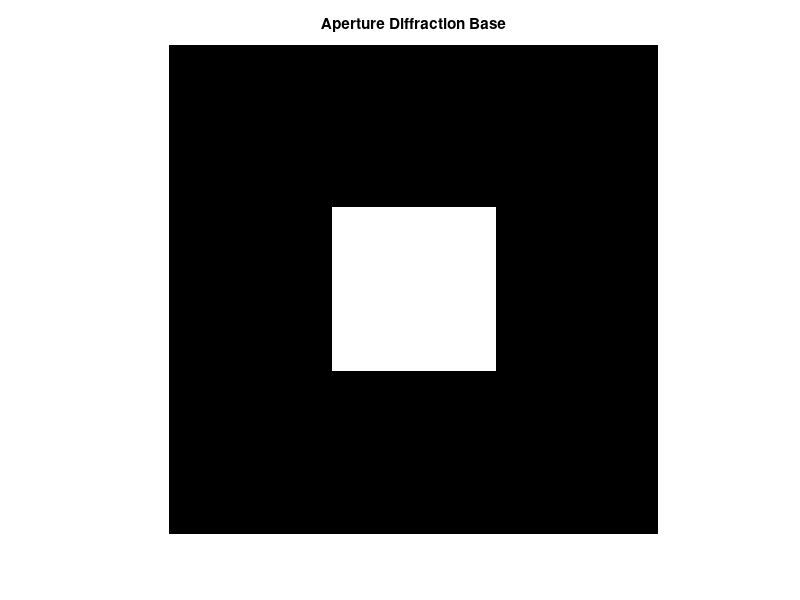
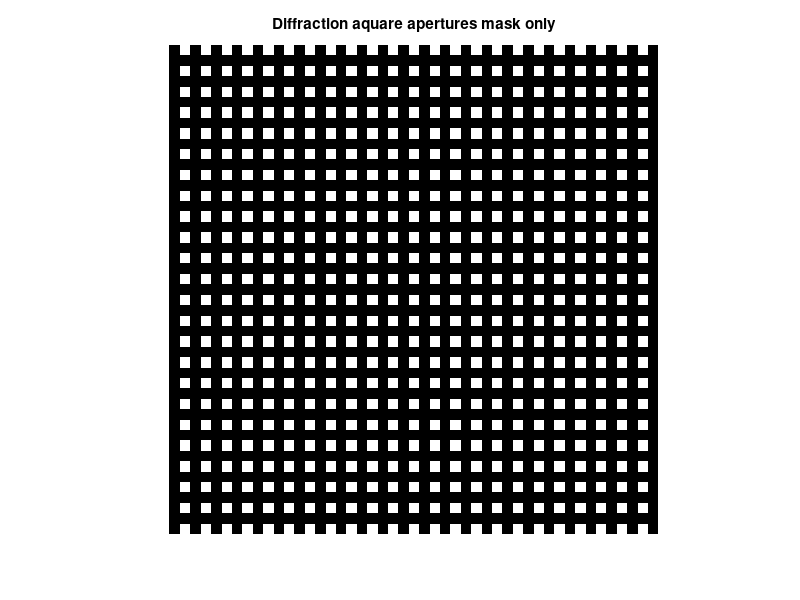

Write the MATLAB code that produced these figures, in order. (Note: this script raises an error after producing the figures.)

%%%%%%%%%%%%%%%%%%%%%%%%%%%%%%%%%%%%%%%%%%%%%%%%%%%%%%%%%%%%%%%%%%%%%%%%%%%
%%   This code constitutes an important tool for obtaining the results in
%    the manuscript entitled  "Simulated LCSLM with inductible 
%    Diffractive theory to display super-Gaussian array applying the
%    irradiance transport equation"
%
%    Correspondings Authors:
%    dr.j.a.arriaga.hernandez@gmail.com ;  jesus.arriagahdz@correo.buap.mx 
%    b.cuevas.otahola@gmail.com   ;   bolivia.cuevasotahola@viep.com.mx 
%
%    The code contains six sections, each one described in the manuscript
%    following the order of the results.  
%    In Section I, we obtain the LCD base (LCSLM).
%    In Section II, we obtain and validate the LCD, observing the test charts provided 
%    in https://www.hwalworks.com/The-Year-of-Resolution-Test-Chart
%    https://www.thorlabs.com/newgrouppage9.cfm?objectgroup_id=4338.
%    The users need to download the images in this repository and modify the code
%    including the location to the downloaded images (lines 120 and 122).
%    Considering that the experimental value of an LCSLM pixel ranges 
%    between 4 and 8 microns.
%    In Section III, we obtain the LCD, considering the screen border 
%    where it is possible to simulate any LCD and screen size.
%    In Section IV, we simulate 1x1, 2x2, and 3x3 pixels LCD to obtain
%    their diffraction pattern using a Fourier Transform.
%    In Section V, we obtain the diffraction patterns as in the 1x1, 2x2, and 512x512
%    pixels cases, from the computations in the pdf "Supplementary Document”.
%    In Section VI, we obtain the SGR (Super Gaussian Ruling) as a ruling
%    constituted by fringes following a Super-gaussian profile.


%    We bear in mind that the results were obtained using a Gaming computer with an 
%    i7 processor with 16 cores and 64 Gb of RAM, and a graphic board with 1280 Cuda 
%    cores and 4Gb GDDR6. The obtained results correspond to 1024x1024 matrices, 
%    considering the available computing power, to reproduce the results.  It is 
%    straightforward to re-scale the results for  512x512 matrices, taking into account 
%    the parameters to be modified. 
%
%
%%
clear all; close all;



%%   Section I
%%%% simple Diffraction Aperture Base

% Pixel size in milimeters 
SquareSize = 200;
a = SquareSize;
% Matrix size in milimeters 
MatrixSize = 3*SquareSize;
b = MatrixSize;
Window = zeros(b,b);

% square aperture
a1 = (b/2)-(a/2);       a2 = (b/2)+(a/2);
% Difracctive aperture base
Window(a1:a2,a1:a2) = 1;

figure;
imshow(Window); title('Aperture Diffraction Base');


%% Section II
%%%%
% Relation to determine the pixel number of the LCD between Acpix and PT,
% N=AcPix/PT
% Mask plane size in millimeters
TT = 560;       %For Fig. 5, AcPix =560.
% Only Diffraction mask (2D space with square apertures) of an active pixel
AcPix = 512;    %For Fig. 5, AcPix =512.
T = AcPix;
% Pixel size
PT = 1;
% Square pixel number
N = int16(fix(T/PT));
% Pixel real total number, transparents ans opaque
nn = 1 + (2*N);
% Amplification or magnification factor
nnn = 4;
% Visually means, the resolution required, i.e., the real pixel size 
% versus the visual size acceptable in the plot or graph.
% The mask interpretation TxT is a MxM matrix, with T, the pixel size
% considering that matlab sets any matrix entry equal to 1, i.e. T=1*n,
% with n the integer visual size of the pixel in the graph
T = nnn*nn;


%%%%%%%%%%%%%%%%%%%%%%%%%%%%%%%  Building the diffraction mask
msk = zeros(T,T);
% first step, row base
msk(1:nnn,:) = 0;
for i=1:N
    ii = ((2*i) -1)*nnn;
    jj = ii + nnn;
    msk( (nnn+1):(2*nnn),(ii + 1):jj ) = 1;
end

maskbasis(1:nnn,1:T) = 0;
maskbasis( (nnn+1):(2*nnn),1:T) = msk( (nnn+1):(2*nnn),:);
for i=1:N
    ii = (i - 1)*2*nnn + 1;
    
    msk( ii:(2*i*nnn), 1:T ) = maskbasis;
end
% Only Diffractive Mask 
DiffMask = msk;
figure;
imshow(msk); title('Diffraction aquare apertures mask only');




% Simple example of displaying an image in shades of gray tones through the
% simulated LCD 
% Loading image file, test charts
imag1 = imread('C:\Users\jesus\OneDrive\Escritorio\Trabajo ETI Super gaussian\Figures\LCD Image Test\ImageLCDTest1.png');

imag2 = imread('C:\Users\jesus\OneDrive\Escritorio\Trabajo ETI Super gaussian\Figures\LCD Image Test\ImageLCDTest2.png');

% Image resizing to square matrix TxT
Imag1 = (imresize(imag1, [T T]));
Imag2 = (imresize(imag2, [T T]));

% Sample image in gray tones and unit-8 image type
Image1 = rgb2gray(Imag1);
Image2 = rgb2gray(Imag2);


% Diffraction mask in unit-8 image type
msk = uint8(msk);

mask1 = msk.*Image1;
mask2 = msk.*Image2;


% Visualizad image through the simulated LCD 
ImageMask1 = mask1;
ImageMask2 = mask2;


figure;
imshow(ImageMask1); title('Displayed image through the simulated CCD, Test image 1');

figure;
imshow(ImageMask2); title('Displayed image through the simulated CCD, Test image 2');

% Example image in gray tones
figure;
imshow(Image1); title('Test image 1 in gray tones');

figure;
imshow(Image2); title('Test image 2 in gray tones');


% Gray tones profile in the central line of the LCD along with the test image
cut = mask1( (T/2), : );
if max(cut) == 0
    Cut = mask1( (T/2)+nnn, : );
else 
    Cut = mask1( (T/2), : );
end
x = linspace(1,AcPix,T);
figure;
plot(x,Cut); title('Gray tones distribution in the image center');
xlabel('Pixel Number'); ylabel('Gray Tones [0,255]');




%%      Section III
%%%%%%%
%%%%%%% Real Mask Construction
%%%%%%% Mask plane in adition to the difractive mask
NN = TT/AcPix;
TTT = int16(fix(T*NN));
Mask0 = zeros(TTT,TTT);
Mask1 = Mask0;
aa = int16(fix(TTT/2));
bb = int16(fix(T/2)); 
%for i = 1:T
Mask1 = uint8(Mask1);
    Mask1( ((aa - bb)):((aa + bb - 1)),((aa - bb)):((aa + bb -1)) ) = ImageMask1;
Mask2 = uint8(Mask0);
    Mask2( ((aa - bb)):((aa + bb - 1)),((aa - bb)):((aa + bb -1)) ) = ImageMask2;

    Mask0( ((aa - bb)):((aa + bb - 1)),((aa - bb)):((aa + bb -1)) ) = DiffMask;


figure;
imshow(Mask1); title('Diffraction Mask, simutaled LCD with the test image 1');

figure;
imshow(Mask2); title('Diffraction Mask, simutaled LCD with the test image 2');


figure;
imshow(Mask0); title('Diffraction mask without the test image, only the LCD');





%%     Section IV 
%%%%%%
%%%%%% Diffractive patterns applied to the FFT2



%%%%%%% Built Diffraction patterns, diffractive mask with just one square
%%%%%%% aperture. Size aperture PT in milimeters or nnn in matlab pixels
OneMask = zeros(TTT,TTT);

% Wavelength in milimeters
lambda = 632*(10^(-9));
% K Wave number
K = (2*pi)/lambda;
% Distance from the diffractive aperture to the observation screen, in milimeters 
Z0 = 1000;
R = Z0;
% Fraunhoffer coefficient integral
aaa = (lambda*R);
akz = exp(aaa*1i)/(lambda*R);
Akz = akz*1i;

% Diffractive mask, one square aperture
cc = nnn/2;
    OneMask(  (aa - cc):(aa + cc - 1),(aa - cc):(aa + cc - 1) ) = 1;

% Fraunhoffer integral, FrauU    
FrauU = Akz*fft2( OneMask );
IntFrauU = real( FrauU .* conj( FrauU ) );

%%%%%%%
DiffraFrauU = fftshift( IntFrauU );

figure;
imagesc( DiffraFrauU );
axis( 'equal' ); axis( 'off' );
title( 'Square aperture fraunhoffer diffraction pattern with FFT2' );



%%%%%%% Built diffraction patterns, diffractive mask with only two square
%%%%%%% apertures. Size aperture PT in milimeters or nnn in matlab pixels
TwoMask = zeros(TTT,TTT);

% Diffractive mask, one square aperture
    TwoMask(  (aa - cc):(aa + cc - 1),(aa - cc - nnn):(aa - cc - 1) ) = 1;
    TwoMask(  (aa - cc):(aa + cc - 1),(aa + cc ):(aa + cc + nnn - 1) ) = 1;

% Fraunhoffer integral, FrauU    
FrauTwoU = Akz*fft2( TwoMask );
IntFrauTwoU = real( FrauTwoU .* conj( FrauTwoU ) );

%%%%%%%
DiffraFrauTwoU = fftshift( IntFrauTwoU );

figure;
imagesc( DiffraFrauTwoU );
axis( 'equal' ); axis( 'off' );
title( 'Two symmetric square apertures, Fraunhoffer diffraction pattern with FFT2' );




%%%%%%% Built diffraction patterns, diffractive mask with only four square
%%%%%%% apertures 2x2. Size aperture PT in milimeters or nnn in matlab pixels
FourMask = zeros(TTT,TTT);

% Diffractive mask, one square aperture
ccc = (3*nnn)/2;


mskfour = zeros(3*nnn, 3*nnn);
% first step, row base
    mskfour(1:nnn,1:nnn) = 1;
    mskfour(((2*nnn)+1):3*nnn,1:nnn) = 1;
    mskfour(1:nnn,((2*nnn)+1):3*nnn) = 1;
    mskfour(((2*nnn)+1):3*nnn,((2*nnn)+1):3*nnn) = 1;

FourMask( (aa-ccc):((aa+ccc) - 1),(aa-ccc):((aa+ccc) - 1) ) =  mskfour;  

% Fraunhoffer integral, FrauU    
FourFrauU = Akz*fft2( FourMask );
IntFourFrauU = real( FourFrauU .* conj( FourFrauU ) );

%%%%%%%
DiffraFourFrauU = fftshift( IntFourFrauU );


figure;
imagesc( DiffraFourFrauU );
axis( 'equal' ); axis( 'off' );
title( 'Four 2x2 square aperture, Fraunhoffer diffraction pattern with FFT3' );





%%%%%%% Built diffraction patterns, diffractive mask with nine square
%%%%%%% apertures 3x3. Size aperture PT in milimeters or nnn in matlab pixels
NineMask = zeros(TTT,TTT);


% Diffractive mask, one square aperture
cccc = (5*nnn)/2;


msknine = zeros(5*nnn, 5*nnn);
% first step, row base
    msknine(1:nnn,1:nnn) = 1;
    msknine(1:nnn,((2*nnn)+1):3*nnn) = 1;
    msknine(1:nnn,((4*nnn)+1):5*nnn) = 1;
    
    msknine(((2*nnn)+1):3*nnn,1:nnn) = 1;
    msknine(((2*nnn)+1):3*nnn,((2*nnn)+1):3*nnn) = 1;
    msknine(((2*nnn)+1):3*nnn,((4*nnn)+1):5*nnn) = 1;
    
    msknine(((4*nnn)+1):5*nnn,1:nnn) = 1;
    msknine(((4*nnn)+1):5*nnn,((2*nnn)+1):3*nnn) = 1;
    msknine(((4*nnn)+1):5*nnn,((4*nnn)+1):5*nnn) = 1;
    

NineMask( (aa-cccc):((aa+cccc) - 1),(aa-cccc):((aa+cccc) - 1) ) =  msknine;  

% Fraunhoffer integral, FrauU    
NineFrauU = Akz*fft2( NineMask );
IntNineFrauU = real( NineFrauU .* conj( NineFrauU ) );

%%%%%%%
DiffraNineFrauU = fftshift( IntNineFrauU );

figure;
imagesc( DiffraNineFrauU );
axis( 'equal' ); axis( 'off' );
title( 'Nine 3x3 square aperture, Fraunhoffer diffraction pattern with FFT2' );


%% 
%%%%% Seccion V
%%%%% Diffractive patterns following the calculations in the document in the
%%%%% "supplementary material"
%%%%% All calculations are in centimeters
% Aperture
a = 6*(10^(-4));
b = 6*(10^(-4));
% z distance, distance between the diffraction window and the observation plane
L = 10;
c = 512;
% LCSLM (LCD) Pixel number N




N = 1;
% LCD size D = 2d
d = 2.54/2;
y = linspace(-d,d,c);
x=imresize(y,[1 c]);
[X,Y] = meshgrid(x,x);
% wavelength
LO = 632*(10^(-7));
z = 0.1;
aa = ( a*(LO) ) / ( 2*(pi)*L );
Aa = (aa.*aa);
sincx = sinc(X*(  a*((pi)/(L*LO)) ));
Sincx = sincx.*sincx;
sincy = sinc(Y*(  a*((pi)/(L*LO)) ));
Sincy = sincy.*sincy;
I1x1 = Aa.*Sincx.*Sincy;

figure;
mesh(X, Y, I1x1), colormap jet
xlabel('x [cm]'); ylabel('y [cm]'); zlabel('I(x,y) [W/m2]');
title('LCSLM (LCD) 1x1 pixels Diffractive pattern');





% considering the N-th exponent of the geometric series on Sab(x) or Sab(y)

bbx = X.*(( (2*(pi))/(z*LO) )*(a+b));
BBx = complex(0,bbx);
bby = Y.*(( (2*(pi))/(z*LO) )*(a+b));
BBy = complex(0,bby);
% considering the N-th exponent of the geometric series on Sab(x) or Sab(y)
N = 2;
n= N - 1;

Mdiffx = zeros(c,c,n);
BMatx = zeros(c,c,n);
Mdiffy = zeros(c,c,n);
BMaty = zeros(c,c,n);

for j=1:N
    BMatx(:,:,j) = (j-1).*BBx;
    Mdiffx(:,:,j) = exp(-(  BMatx(:,:,j)  ));
    BMaty(:,:,j) = (j-1).*BBy;
    Mdiffy(:,:,j) = exp(-(  BMaty(:,:,j)  ));
end

sabXn1 = sum(Mdiffx,3);
SabXn1 = real( sabXn1 .* conj( sabXn1 ) );
sabYn1 = sum(Mdiffy,3);
SabYn1 = real( sabYn1 .* conj( sabYn1 ) );

% 2x2 pixel simulated LCD intensity
I2x2 = Aa.*Sincx.*Sincy.*SabXn1.*SabYn1;

figure;
mesh(X, Y, I2x2), colormap jet
xlabel('x [cm]'); ylabel('y [cm]'); zlabel('I(x,y) [W/m2]');
title('LCSLM (LCD) 2x2 pixels Diffractive patern');





% considering the N-th exponent of the geometric series on Sab(x) or Sab(y)
N = 3;
n= N - 1;

Mdiffx = zeros(c,c,n);
BMatx = zeros(c,c,n);
Mdiffy = zeros(c,c,n);
BMaty = zeros(c,c,n);

for j=1:N
    BMatx(:,:,j) = (j-1).*BBx;
    Mdiffx(:,:,j) = exp(-(  BMatx(:,:,j)  ));
    BMaty(:,:,j) = (j-1).*BBy;
    Mdiffy(:,:,j) = exp(-(  BMaty(:,:,j)  ));
end

sabXn1 = sum(Mdiffx,3);
SabXn1 = real( sabXn1 .* conj( sabXn1 ) );
sabYn1 = sum(Mdiffy,3);
SabYn1 = real( sabYn1 .* conj( sabYn1 ) );

% 2x2 pixel simulated LCD intensity
I3x3 = Aa.*Sincx.*Sincy.*SabXn1.*SabYn1;

figure;
mesh(X, Y, I3x3), colormap jet
xlabel('x [cm]'); ylabel('y [cm]'); zlabel('I(x,y) [W/m2]');
title('LCSLM (LCD) 3x3 pixels Diffractive patern');





% considering the N-th exponent of the geometric series on Sab(x) or Sab(y)
N = 4;
n= N - 1;

Mdiffx = zeros(c,c,n);
BMatx = zeros(c,c,n);
Mdiffy = zeros(c,c,n);
BMaty = zeros(c,c,n);

for j=1:N
    BMatx(:,:,j) = (j-1).*BBx;
    Mdiffx(:,:,j) = exp(-(  BMatx(:,:,j)  ));
    BMaty(:,:,j) = (j-1).*BBy;
    Mdiffy(:,:,j) = exp(-(  BMaty(:,:,j)  ));
end

sabXn1 = sum(Mdiffx,3);
SabXn1 = real( sabXn1 .* conj( sabXn1 ) );
sabYn1 = sum(Mdiffy,3);
SabYn1 = real( sabYn1 .* conj( sabYn1 ) );

% 2x2 pixel simulated LCD intensity
I4x4 = Aa.*Sincx.*Sincy.*SabXn1.*SabYn1;

figure;
mesh(X, Y, I4x4), colormap jet
xlabel('x [cm]'); ylabel('y [cm]'); zlabel('I(x,y) [W/m2]');
title('LCSLM (LCD) 4x4 pixels Diffractive pattern');





% considering the N-th exponent of the geometric series on Sab(x) or Sab(y)
%%%%  This is the general case for all N
N = 512;
n= N - 1;

Mdiffx = zeros(c,c,n);
BMatx = zeros(c,c,n);
Mdiffy = zeros(c,c,n);
BMaty = zeros(c,c,n);

for j=1:N
    BMatx(:,:,j) = (j-1).*BBx;
    Mdiffx(:,:,j) = exp(-(  BMatx(:,:,j)  ));
    BMaty(:,:,j) = (j-1).*BBy;
    Mdiffy(:,:,j) = exp(-(  BMaty(:,:,j)  ));
end

sabXn1 = sum(Mdiffx,3);
SabXn1 = real( sabXn1 .* conj( sabXn1 ) );
sabYn1 = sum(Mdiffy,3);
SabYn1 = real( sabYn1 .* conj( sabYn1 ) );

% 2x2 pixel simulated LCD intensity
I512x512 = Aa.*Sincx.*Sincy.*SabXn1.*SabYn1;

figure;
mesh(X, Y, I512x512), colormap jet
xlabel('x [cm]'); ylabel('y [cm]'); zlabel('I(x,y) [W/m2]');
title('LCSLM (LCD) 512x512 pixels diffractive pattern');







%%   Section VI
%%%% Super Gaussian Profiles and Super-Gaussian fringes ruling

c = 1024;
y = -(c/2):1/c:(c/2);
x=imresize(y,[1 c]);
[X,Y] = meshgrid(x,x);
R0 = 1;
r = (sqrt( (X.*X) + (Y.*Y) ));
a = 1/12;            % Value only for the example of 50 SG fringes
                     % this term determines the width of the fringes, their
                     % width must be the value t


sigma = 1/(sqrt(a));
Wb =  2*(sigma^2);

gamma = 100;

SG = R0*(exp( - ((r.^2)./(Wb) ).^gamma ) );

figure;
imshow(SG)
title('Super-Gaussian profile');



SGx = R0*(exp( - ((X.^2)./(Wb) ).^gamma ) );

figure;
imshow(SGx)
title('Super-Gaussian fringe, pattern base');


% Super Gaussian center in X0
% center at
t = 10.24;       % only for the example of 50 fringes

%t = c/(2*Num);  % general expression that determines the width of the fringes
                 % as the width of the fringes increases or decreases
                 % with respect to the value of "a"


% Since "c = 1024". However, if "c = 512" then it must satisfy that" t = 5.12"

X0 = (t)-(c/2);

SGx0 = R0*(exp( -  ((( (X-X0).^2 )./(Wb)).^gamma)     ));

figure;
imshow(SGx0)
title('Super-Gaussian fringe, pattern base at the beginning ');



% Super-Gaussian Periodic pattern, as vertical Ronchi ruling

Num = 50;
% Number of the Super-Gaussian fringes

SGXk = zeros(c,c,Num);

SGk(:,:,1) = SGx0;

n = Num -1;
for i=1:n
    
    Y0 = t+(i*(2*t)) - (c/2);
    SGk(:,:,i+1) = R0*(exp( -  ((( (X-Y0).^2 )./(Wb)).^gamma)     ));
    
end

% Super-Gaussian ruling
A = sum(SGk,3);

figure;
imshow(A)
title('Super-Gaussian fringe ruling pattern as Ronchi ruling');


% profile plot
Cut = A(512,:);

figure
plot(X(512,:), Cut)
title('Super-Gaussian fringe ruling profile');



% Diffraction mask in unit-8 image type with Super-Gaussian profile

[dd ee] = size(msk);

AA = imresize(A, [dd ee]);

MSK = double(msk);
mask4 = MSK.*AA;


% Imamge visualized through the simulated LCD
ImageMask4 = mask4;


figure;
imshow(ImageMask4); title('Image displayed through the simulated CCD, test image 1');



%%%%%%% Mask plane in addition to the difractive mask
 
Mask3 = zeros(TTT,TTT);

    Mask3( ((aa - bb)):((aa + bb - 1)),((aa - bb)):((aa + bb -1)) ) = ImageMask4;


figure;
imshow(Mask3); title('Diffraction Mask, simulated LCD with the test image 1');
